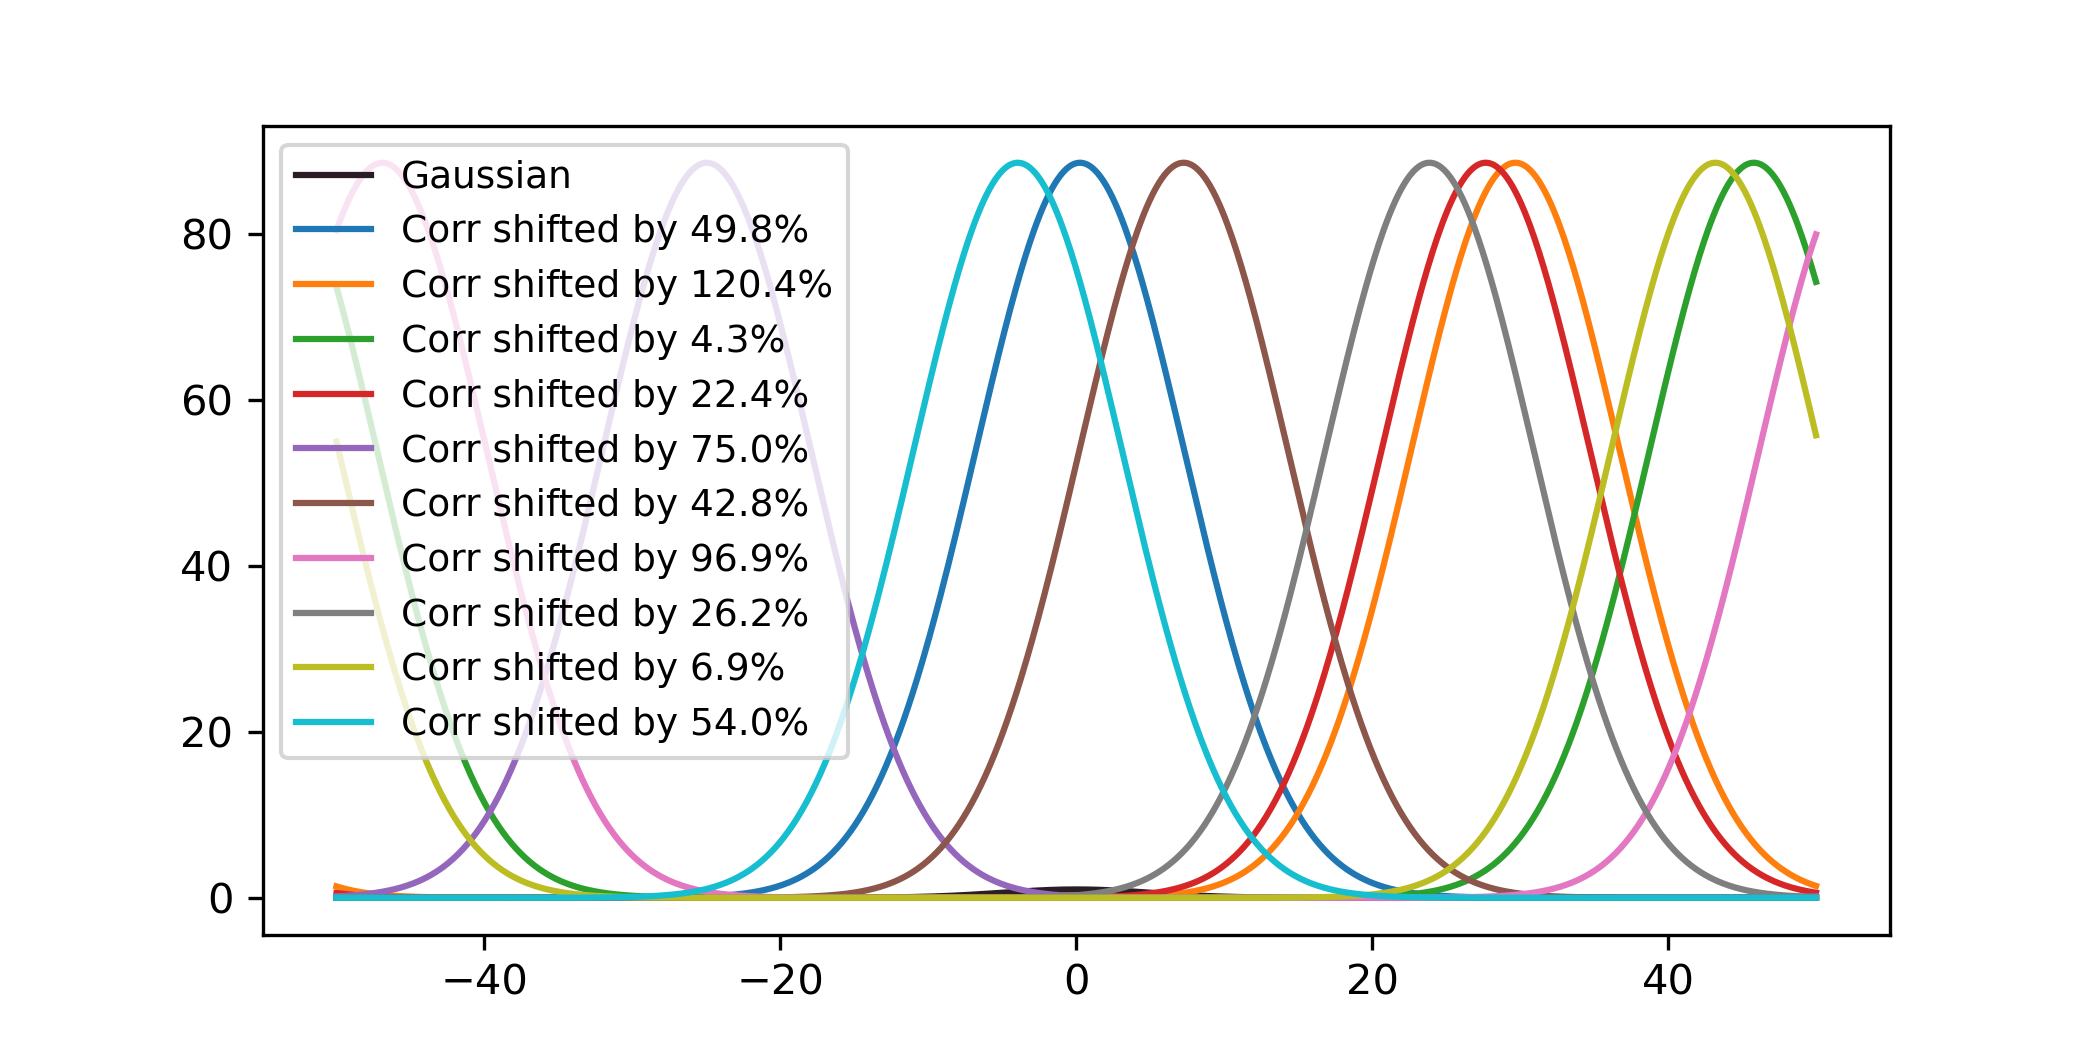

Reproduce this figure in Python.
#!/usr/bin/env python3
# -*- coding: utf-8 -*-
"""
Created on Wed Nov  4 19:19:26 2020

@author: fernandacristina
"""

import numpy as np
import matplotlib.pyplot as plt

def shift_fun(f, xshift):
    n = len(f)
    k = np.arange(n)
    return np.fft.ifft( np.fft.fft(f) * np.exp(-2j*np.pi*k*xshift/n) )

def corr_fun(f, g):
    return np.fft.irfft( np.fft.rfft(f) * np.conj(np.fft.rfft(g)) )

def gaussian(x, sigma):
    return np.exp( -0.5*x**2/sigma**2 )

x = np.linspace(-50,50,1000)
gauss = gaussian(x,5)

shifts       = []
shiftgauss   = []
correlations = []

for i in range(10):
    random_shift = np.abs(np.int(np.random.randn()*500))
    shift_gauss  = shift_fun(gauss,random_shift)
    corr_gauss   = corr_fun(gauss, shift_gauss)

    shifts.append(random_shift)
    shiftgauss.append(shift_gauss)
    correlations.append(corr_gauss)

print(shifts)


plt.figure(figsize=(7,3.5))
P1 = plt.plot()
plt.plot(x,gauss, color='#2b1d26', label='Gaussian')
for i in range(10):
    plt.plot(x,correlations[i], label=('Corr shifted by '+np.str(shifts[i]/10)+'%' ) )
    plt.legend(loc='upper left',fontsize=9)
# plt.savefig('PS4_P3.png',dpi=300)

